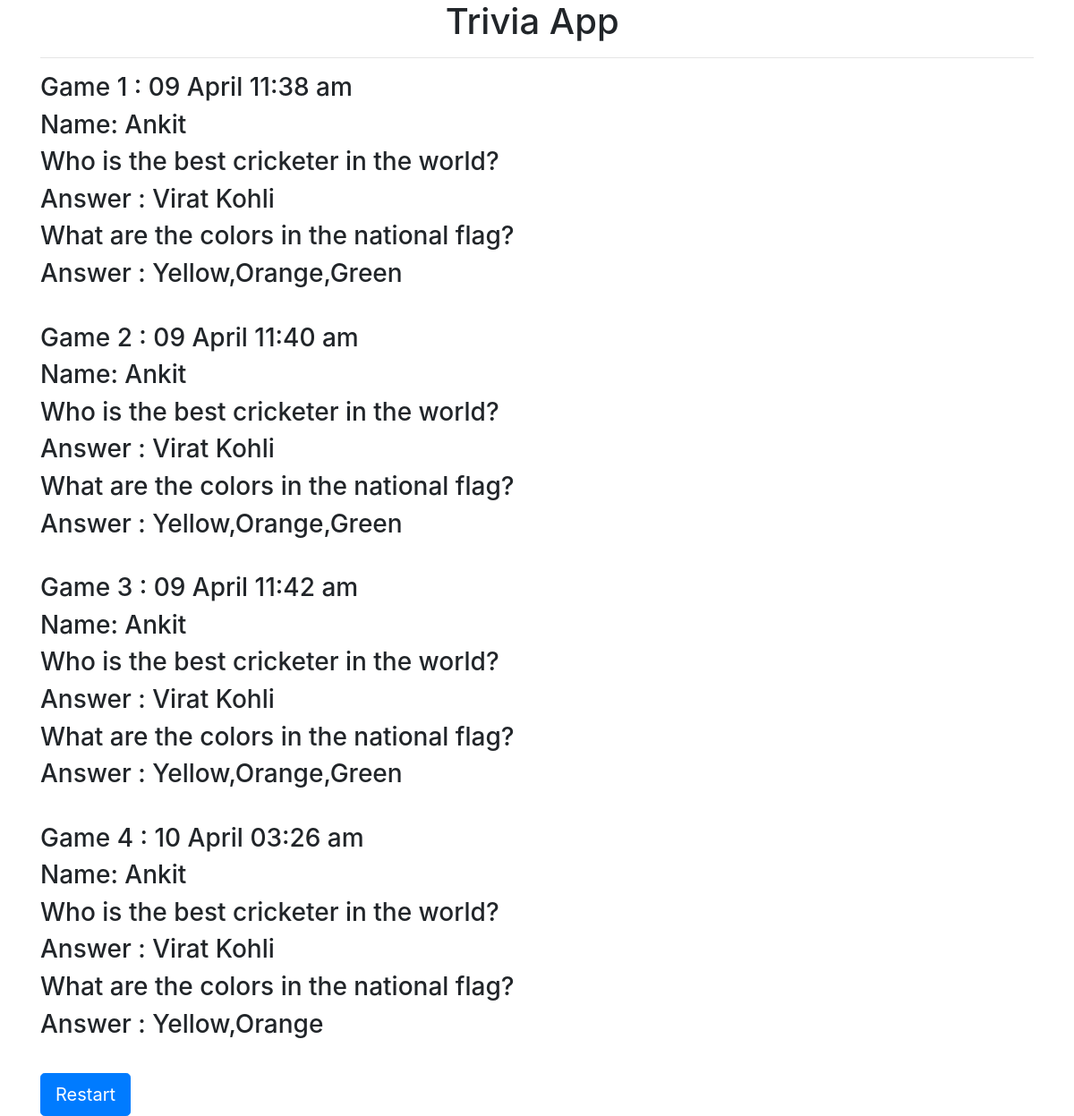
Page /view/history.php on the committed database.
### tables this page shows
CREATE TABLE `quiz` (
  `id` int(12) NOT NULL AUTO_INCREMENT,
  `name` varchar(100) DEFAULT '',
  `quesone` varchar(100) DEFAULT '',
  `questwo` varchar(100) DEFAULT '',
  `date` datetime DEFAULT NULL,
  PRIMARY KEY (`id`)
);

### model/Datamanage.php (called while the page is built, shortened)
<?php
class Datamanage extends Connection {
    public function dataList() {
        $pdo = parent::getInstance();
        $sql = "SELECT * FROM quiz ORDER BY name ASC";
        $statement = $pdo->query($sql);
        $statement->execute();
        return $statement->fetchAll();
    }
}

### view/history.php (the view, shortened to what this page needs)
<?php
include_once 'dependencies.php';
include_once '../model/Datamanage.php';
$datalist=new Datamanage();
?>
<!DOCTYPE html>
<html>
<head>
</head>
<body>
<div class="container">
	<h1 class="text-center"> Trivia App <i class="fa fa-ticket"></i></h1>
<hr>
<div class="row"  >
<?php foreach ($datalist->dataList() as $key =>$list): ?>
<div class="col-md-12">
           <h3>Game <?php echo $key+1;?> : <?php echo date("d F h:i a", strtotime($list['date'])); ?></h3>
        </div>
        <div class="col-md-12">
           <h3>Name: <?php echo $list['name'];?></h3>
           </div>
           <div class="col-md-12">
           <h3>Who is the best cricketer in the world?</h3>
        <h3> Answer : <?php echo $list['quesone']; ?></h3>
        </div>
        <div class="col-md-12" style="margin-bottom:30px">
           <h3>What are the colors in the national flag?</h3>
           <h3> Answer : <?php echo $list['questwo'];?></h3>
  </div>
  <?php endforeach; ?>
  <div class="col-md-12">
  <a class="btn btn-primary btn-lg" href="../index.php">Restart</a>
           </div>
</div>
</body>
</html>

### view/dependencies.php (shortened to what this page needs)
<link rel="stylesheet" href="https://maxcdn.bootstrapcdn.com/bootstrap/4.0.0/css/bootstrap.min.css">
<link rel="stylesheet" href="https://use.fontawesome.com/releases/v5.1.0/css/all.css">

### view/dependencies.php (style rules this page uses)
body { margin: 0; background-color: #ffffff; }

### rows in the picture
quiz: date "09 April 11:38 am", name "Ankit", quesone "Virat Kohli", questwo "Yellow,Orange,Green"
quiz: date "09 April 11:40 am", name "Ankit", quesone "Virat Kohli", questwo "Yellow,Orange,Green"
quiz: date "09 April 11:42 am", name "Ankit", quesone "Virat Kohli", questwo "Yellow,Orange,Green"
quiz: date "10 April 03:26 am", name "Ankit", quesone "Virat Kohli", questwo "Yellow,Orange"
